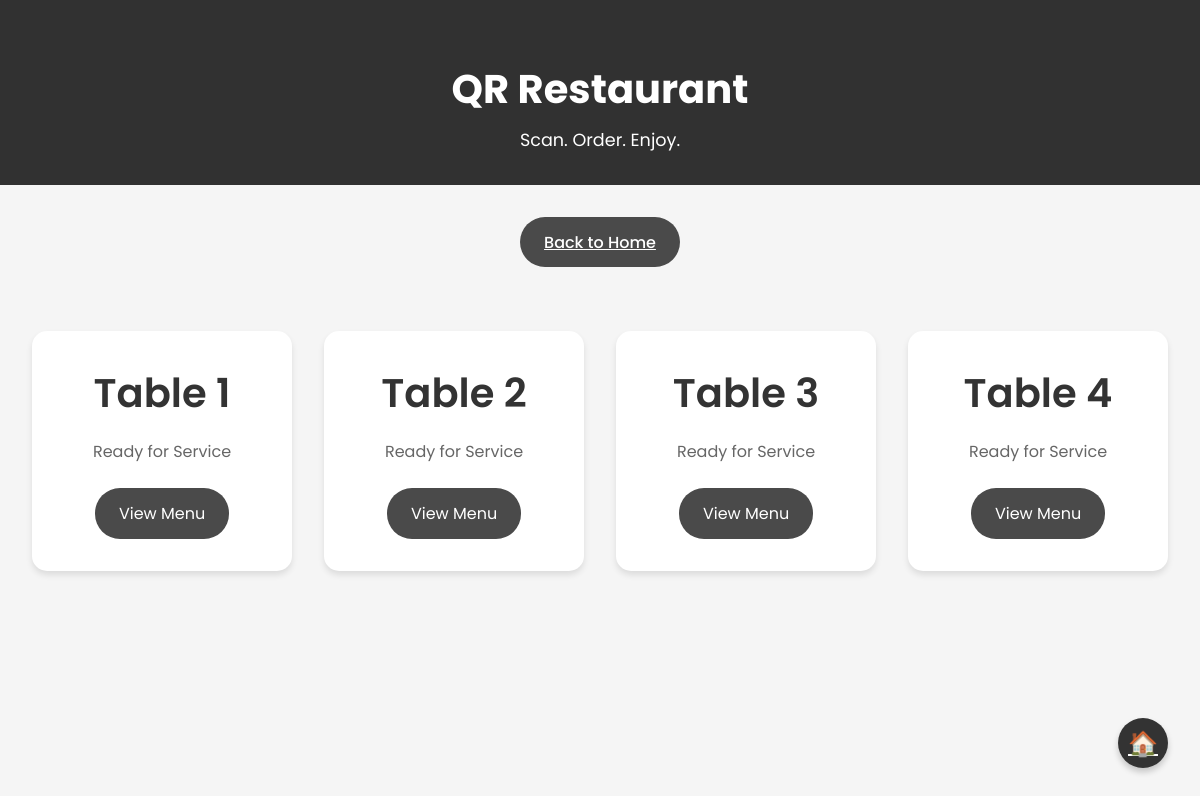
Screenshot of /menu/tables/ with the database file from the repository.
### restaurant/models.py (models this page shows, shortened)
class Table(models.Model):
    table_number = models.IntegerField(unique=True)

### restaurant/views.py (the view)
# urls.py: path('tables/', views.tables, name='tables'),
def tables(request):
    tables_list = Table.objects.all().order_by('table_number')
    return render(request, 'restaurant/tables.html', {'tables': tables_list})

### restaurant/templates/restaurant/tables.html (shortened to what this page needs)
<!DOCTYPE html>
<html lang="en">
<head>
</head>
<body>
    <header class="header">
        <h1>QR Restaurant</h1>
        <p>Scan. Order. Enjoy.</p>
    </header>
    <div class="nav-buttons">
        <a href="{% url 'home' %}" class="btn btn-secondary">Back to Home</a>
    </div>
    <div class="tables-grid">
        {% for table in tables %}
        <div class="table-card">
            <div class="table-number">Table {{ table.table_number }}</div>
            <div class="table-status">Ready for Service</div>
            <a href="{% url 'menu' table.table_number %}" class="menu-button">View Menu</a>
        </div>
        {% endfor %}
    </div>
    <a href="{% url 'home' %}" class="fab">
        <span style="font-size: 1.5rem;">🏠</span>
    </a>
</body>
</html>

### restaurant/templates/restaurant/tables.html (style rules this page uses)
body { font-family: 'Poppins', sans-serif; margin: 0; padding: 0; color: #333; background: #f5f5f5; }
.header { background: rgba(0, 0, 0, 0.8); color: white; padding: 2rem 0; text-align: center; }
.header h1 { font-size: 2.5rem; margin-bottom: 0.5rem; }
.header p { font-size: 1.1rem; margin: 0; }
.nav-buttons { display: flex; justify-content: center; gap: 1rem; margin: 2rem 0; }
.btn { padding: 0.8rem 1.5rem; border: none; border-radius: 25px; font-size: 1rem; font-weight: 500; cursor: pointer; transition: all 0.3s ease; }
.btn-secondary { background: #4a4a4a; color: white; }
.tables-grid { display: grid; grid-template-columns: repeat(auto-fill, minmax(250px, 1fr)); gap: 2rem; padding: 2rem; max-width: 1200px; margin: 0 auto; }
.table-card { background: white; border-radius: 15px; padding: 2rem; text-align: center; box-shadow: 0 4px 6px rgba(0, 0, 0, 0.1); transition: transform 0.3s ease; }
.table-number { font-size: 2.5rem; font-weight: 600; color: #333; margin-bottom: 1rem; }
.table-status { font-size: 1rem; color: #666; margin-bottom: 1.5rem; }
.menu-button { background: #4a4a4a; color: white; padding: 0.8rem 1.5rem; border-radius: 25px; text-decoration: none; display: inline-block; transition: all 0.3s ease; }
.fab { position: fixed; bottom: 2rem; right: 2rem; background: #333; color: white; width: 50px; height: 50px; border-radius: 50%; display: flex; align-items: center; justify-content: center; cursor: pointer; box-shadow: 0 4px 6px rgba(0, 0, 0, 0.2); transition: all 0.3s ease; }

### rows the page displays
Table: table_number "1"
Table: table_number "2"
Table: table_number "3"
Table: table_number "4"
